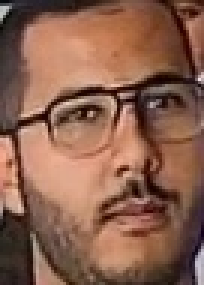
#> input picture forensics/person_db/session_1/face_crops/test_video_face_f000440_f00.jpg, 68 x 95 px (shown 3 times larger)
$ python test_color_extractor.py --crops ../../person_db/session_1/face_crops/test_video_face_f000440_f00.jpg
#> lines starting #> are read from the running program, lines starting #| are printed output that depends on the picture
### forensics/person_creation/nodes/extract_colors.py
from pathlib import Path

from forensics.person_creation.models.color_extractor import (
    COLOR_EXTRACTOR_NAME,
    SIGNAL_TYPE,
    aggregate_color_signals,
    get_color_extractor,
)


# [11 lines left out: function _error_block, not called in this run]


def _extract_for_paths(paths: list[str]) -> tuple[dict, dict]:
    valid_paths = [p for p in paths if p and Path(p).exists()]
    for path in [p for p in paths if p and not Path(p).exists()]:
        print(f"[extract_colors][warn] missing crop skipped: {path}")

    if not valid_paths:
        return _error_block("No valid body crops for color extraction"), {"per_crop": []}

    try:
        per_crop = get_color_extractor().extract_batch(valid_paths)
    except Exception as exc:
        return _error_block(str(exc), valid_paths), {"per_crop": []}

    if not per_crop:
        return _error_block("No color signals produced", valid_paths), {"per_crop": []}

    aggregated = aggregate_color_signals(per_crop)
    return aggregated, {"per_crop": per_crop}


# [61 lines left out: function extract_colors, not called in this run]

### forensics/person_creation/models/color_extractor.py
from collections import defaultdict
from pathlib import Path

import cv2
import numpy as np


COLOR_EXTRACTOR_NAME = "DominantColorExtractor_v1"
SIGNAL_TYPE = "same_day_supporting_appearance"
_REGIONS = {
    "top": (0.18, 0.55),
    "bottom": (0.50, 0.82),
    "shoes": (0.78, 1.00),
}


def rgb_to_basic_color_name(rgb: list[int] | tuple[int, int, int]) -> str:
    r, g, b = [int(v) for v in rgb]
    color = np.uint8([[[r, g, b]]])
    h, s, v = cv2.cvtColor(color, cv2.COLOR_RGB2HSV)[0][0]
    h = int(h) * 2
    s = int(s)
    v = int(v)

    if v < 45:
        return "black"
    if s < 28 and v > 220:
        return "white"
    if s < 35:
        return "gray"
    if 20 <= h < 55 and 45 <= v <= 225 and r > g and g > b:
        return "brown"
    if 35 <= h < 70 and s < 95 and v > 145:
        return "beige"
    if 200 <= h < 250 and v < 95:
        return "navy"
    if h < 15 or h >= 345:
        return "pink" if v > 170 and s < 120 else "red"
    if 15 <= h < 40:
        return "orange"
    if 40 <= h < 70:
        return "yellow"
    if 70 <= h < 165:
        return "green"
    if 165 <= h < 195:
        return "cyan"
    if 195 <= h < 255:
        return "blue"
    if 255 <= h < 310:
        return "purple"
    if 310 <= h < 345:
        return "pink"
    return "unknown"


# [13 lines left out: function _empty_aggregate, not called in this run]


class ColorSignalExtractor:
    """Deterministic same-day clothing color signal extractor.

    Colors complement clothing/ReID for the current day only. They are not a
    biometric identity signal and must not replace the face embedding anchor.
    """

    EXTRACTOR_NAME = COLOR_EXTRACTOR_NAME

    def extract_image(self, path: str) -> dict | None:
        crop_path = Path(path)
        if not crop_path.exists():
            print(f"[ColorSignalExtractor][warn] missing crop skipped: {path}")
            return None

        try:
            image_bgr = cv2.imread(str(crop_path.resolve()))
#> image_bgr is the input picture: shape (95, 68, 3); mean B, G, R 77.9, 96.5, 138.4
        except Exception as exc:
            print(f"[ColorSignalExtractor][warn] failed to read {path}: {exc}")
            return None
        if image_bgr is None or image_bgr.size == 0:
            print(f"[ColorSignalExtractor][warn] unreadable crop skipped: {path}")
            return None

        image_rgb = cv2.cvtColor(image_bgr, cv2.COLOR_BGR2RGB)
        result = {"crop": path}
        for region_name, (y0, y1) in _REGIONS.items():
            result[region_name] = self._extract_region(image_rgb, y0, y1)
#> this loop made 3 passes
#> pass 1, in _extract_region, `region = image_rgb[y_start:y_end, x_start:x_end]`:
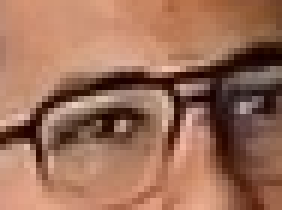
#> region: shape (35, 47, 3) (shown 6 times larger); mean R, G, B 157.5, 110.8, 88.9
#> pass 2, in _extract_region (call 2), `region = image_rgb[y_start:y_end, x_start:x_end]`:
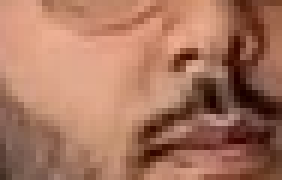
#> region: shape (30, 47, 3) (shown 6 times larger); mean R, G, B 168, 116.9, 94.9
#> pass 3, in _extract_region (call 3), `region = image_rgb[y_start:y_end, x_start:x_end]`:
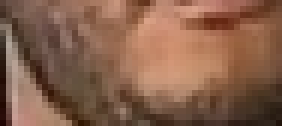
#> region: shape (21, 47, 3) (shown 6 times larger); mean R, G, B 134.7, 96.2, 75.2
#> after the loop, result = 4 items
        return result

    def extract_batch(self, paths: list[str]) -> list[dict]:
        per_crop = []
        for path in paths:
            extracted = self.extract_image(path)
#> extracted = 4 items
#> in _extract_for_paths, `per_crop = get_color_extractor().extract_batch(valid_paths)`: per_crop = 1 item
            if extracted:
                per_crop.append(extracted)
        return per_crop

    def _extract_region(self, image_rgb: np.ndarray, y0: float, y1: float) -> dict:
        h, w = image_rgb.shape[:2]
        x_start = int(0.15 * w)
        x_end = max(x_start + 1, int(0.85 * w))
        y_start = int(y0 * h)
        y_end = max(y_start + 1, int(y1 * h))
        region = image_rgb[y_start:y_end, x_start:x_end]
        pixels = region.reshape(-1, 3)
        palette = self._palette(pixels)
        return {
            "dominant": palette[0] if palette else None,
            "palette": palette,
        }

    def _palette(self, pixels: np.ndarray, k: int = 3) -> list[dict]:
        if pixels.size == 0:
            return []

        samples = pixels.astype(np.float32)
        if len(samples) > 12000:
            step = max(1, len(samples) // 12000)
            samples = samples[::step]

        cluster_count = min(k, len(samples))
        if cluster_count <= 0:
            return []
        if cluster_count == 1:
            centers = samples[:1]
            labels = np.zeros((len(samples),), dtype=np.int32)
        else:
            cv2.setRNGSeed(7)
            criteria = (cv2.TERM_CRITERIA_EPS + cv2.TERM_CRITERIA_MAX_ITER, 30, 1.0)
            _compactness, labels, centers = cv2.kmeans(
                samples,
                cluster_count,
                None,
                criteria,
                3,
                cv2.KMEANS_PP_CENTERS,
            )
            labels = labels.reshape(-1)

        counts = np.bincount(labels, minlength=cluster_count)
        order = np.argsort(counts)[::-1]
        total = max(float(counts.sum()), 1.0)
        palette = []
        for idx in order:
            rgb = np.clip(np.rint(centers[idx]), 0, 255).astype(int).tolist()
            palette.append({
                "name": rgb_to_basic_color_name(rgb),
                "rgb": rgb,
                "coverage": round(float(counts[idx]) / total, 4),
            })
        return palette


def aggregate_color_signals(per_crop_colors: list[dict]) -> dict:
    source_crops = [item["crop"] for item in per_crop_colors if item.get("crop")]
#> source_crops = 1 item
    if not per_crop_colors:
        return _empty_aggregate(source_crops, "No valid body crops for color extraction")

    result = {
        "extractor": COLOR_EXTRACTOR_NAME,
        "source_crops": source_crops,
        "per_crop_count": len(per_crop_colors),
        "signal_type": SIGNAL_TYPE,
    }

    for region in _REGIONS:
        scores: dict[str, float] = defaultdict(float)
        votes: dict[str, int] = defaultdict(int)
        rgb_weighted: dict[str, list[np.ndarray]] = defaultdict(list)
        for crop in per_crop_colors:
            dominant = (crop.get(region) or {}).get("dominant")
            if not dominant:
                continue
            name = dominant.get("name", "unknown")
            coverage = float(dominant.get("coverage") or 0.0)
            scores[name] += coverage
            votes[name] += 1
            rgb_weighted[name].append(np.asarray(dominant.get("rgb") or [0, 0, 0], dtype=np.float32) * coverage)

        if not scores:
            result[region] = None
            continue

        winner = max(scores, key=scores.get)
        total_score = max(sum(scores.values()), 1e-8)
        winner_score = scores[winner]
        rgb_total = np.sum(rgb_weighted[winner], axis=0)
        rgb_mean = np.clip(np.rint(rgb_total / max(winner_score, 1e-8)), 0, 255).astype(int).tolist()
        result[region] = {
            "dominant": winner,
            "confidence": round(float(winner_score / total_score), 4),
            "rgb_mean": rgb_mean,
            "votes": {name: votes[name] for name in sorted(votes)},
        }
#> after the loop, result = 7 items

    return result


_instance = ColorSignalExtractor()


def get_color_extractor() -> ColorSignalExtractor:
    return _instance

### forensics/person_creation/tools/test_color_extractor.py
import argparse

from forensics.person_creation.models.color_extractor import COLOR_EXTRACTOR_NAME
from forensics.person_creation.nodes.extract_colors import _extract_for_paths


def _line(label: str, block: dict | None) -> str:
    if not block:
        return f"{label}: unknown"
    return (
        f"{label}: {block.get('dominant')}, "
        f"confidence={block.get('confidence')}, rgb_mean={block.get('rgb_mean')}"
    )


def main() -> int:
    parser = argparse.ArgumentParser(description="Validate deterministic body-crop color signals.")
    parser.add_argument("--crops", nargs="+", required=True, help="Body crop image paths")
    args = parser.parse_args()

    signals, debug = _extract_for_paths(args.crops)
#> signals = 7 items; debug = 1 item
    per_crop = debug.get("per_crop") or []
#> per_crop = 1 item

    print(f"Extractor: {COLOR_EXTRACTOR_NAME}")
    print(f"Valid crops: {len(signals.get('source_crops') or [])}")
#| Valid crops: 1
    print("")
    for item in per_crop:
        top = ((item.get("top") or {}).get("dominant") or {}).get("name")
        bottom = ((item.get("bottom") or {}).get("dominant") or {}).get("name")
        shoes = ((item.get("shoes") or {}).get("dominant") or {}).get("name")
        print(f"{item.get('crop')}: top={top} bottom={bottom} shoes={shoes}")
#> this loop made 1 pass
#> (top, bottom, shoes) on pass 1: ('brown', 'orange', 'brown')
#| ../../person_db/session_1/face_crops/test_video_face_f000440_f00.jpg: top=brown bottom=orange shoes=brown

    print("")
    print("Aggregated:")
    print(_line("Top", signals.get("top")))
#| Top: brown, confidence=1.0, rgb_mean=[198, 145, 118]
    print(_line("Bottom", signals.get("bottom")))
#| Bottom: orange, confidence=1.0, rgb_mean=[209, 152, 126]
    print(_line("Shoes", signals.get("shoes")))
#| Shoes: brown, confidence=1.0, rgb_mean=[128, 91, 70]
    if signals.get("error"):
        print(f"Error: {signals['error']}")
        return 1
    return 0


if __name__ == "__main__":
    raise SystemExit(main())
#> (the program exits here)

$ run again, on forensics/person_db/session_1/face_crops/test_video_face_f000480_f00.jpg
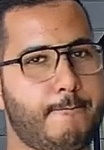
#> input picture forensics/person_db/session_1/face_crops/test_video_face_f000480_f00.jpg, 104 x 150 px
#> in extract_image, image_bgr is the input picture: shape (150, 104, 3); mean B, G, R 95, 111.1, 148
#> the loop in extract_image, `for region_name, (y0, y1) in _REGIONS.items():` made 3 passes
#> pass 1, in _extract_region, `region = image_rgb[y_start:y_end, x_start:x_end]`:
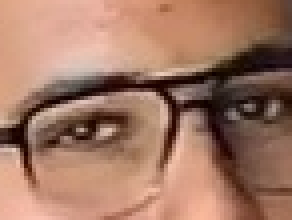
#> region: shape (55, 73, 3) (shown 4 times larger); mean R, G, B 161.7, 119.6, 100.2
#> pass 3, in _extract_region (call 3), `region = image_rgb[y_start:y_end, x_start:x_end]`:
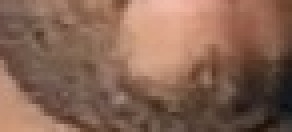
#> region: shape (33, 73, 3) (shown 4 times larger); mean R, G, B 134.7, 100.5, 83.4
#> after the loop in extract_image, `for region_name, (y0, y1) in _REGIONS.items():`: result = 4 items
#> in _extract_for_paths, `per_crop = get_color_extractor().extract_batch(valid_paths)`: per_crop = 1 item
#> after the loop in aggregate_color_signals, `for region in _REGIONS:`: result = 7 items
#> debug = 1 item
#| Valid crops: 1
#> the loop in main, `for item in per_crop:` made 1 pass
#> (top, bottom, shoes) on pass 1: ('orange', 'orange', 'brown')
#> (printed output is left out)
#| Top: orange, confidence=1.0, rgb_mean=[209, 159, 136]
#| Bottom: orange, confidence=1.0, rgb_mean=[224, 170, 150]
#| Shoes: brown, confidence=1.0, rgb_mean=[132, 98, 81]

$ run again, on forensics/person_db/session_1/face_crops/test_video_face_f000490_f01.jpg
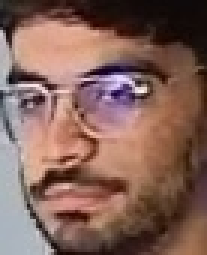
#> input picture forensics/person_db/session_1/face_crops/test_video_face_f000490_f01.jpg, 69 x 85 px (shown 3 times larger)
#> in extract_image, image_bgr is the input picture: shape (85, 69, 3); mean B, G, R 89, 98.6, 131.4
#> the loop in extract_image, `for region_name, (y0, y1) in _REGIONS.items():` made 3 passes
#> pass 1, in _extract_region, `region = image_rgb[y_start:y_end, x_start:x_end]`:
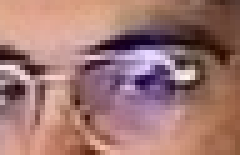
#> region: shape (31, 48, 3) (shown 5 times larger); mean R, G, B 160.3, 119, 114.7
#> pass 2, in _extract_region (call 2), `region = image_rgb[y_start:y_end, x_start:x_end]`:
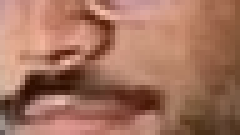
#> region: shape (27, 48, 3) (shown 5 times larger); mean R, G, B 163.3, 113.6, 93.6
#> after the loop in extract_image, `for region_name, (y0, y1) in _REGIONS.items():`: result = 4 items
#> in _extract_for_paths, `per_crop = get_color_extractor().extract_batch(valid_paths)`: per_crop = 1 item
#> after the loop in aggregate_color_signals, `for region in _REGIONS:`: result = 7 items
#> debug = 1 item
#| Valid crops: 1
#> the loop in main, `for item in per_crop:` made 1 pass
#> (top, bottom, shoes) on pass 1: ('pink', 'orange', 'orange')
#> (printed output is left out)
#| Top: pink, confidence=1.0, rgb_mean=[206, 160, 154]
#| Bottom: orange, confidence=1.0, rgb_mean=[203, 148, 129]
#| Shoes: orange, confidence=1.0, rgb_mean=[111, 80, 66]

$ run again, on forensics/person_db/session_1/face_crops/test_video_face_f000510_f02.jpg
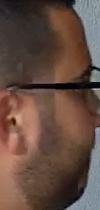
#> input picture forensics/person_db/session_1/face_crops/test_video_face_f000510_f02.jpg, 100 x 210 px
#> in extract_image, image_bgr is the input picture: shape (210, 100, 3); mean B, G, R 65.9, 76.2, 99.7
#> the loop in extract_image, `for region_name, (y0, y1) in _REGIONS.items():` made 3 passes
#> pass 1, in _extract_region, `region = image_rgb[y_start:y_end, x_start:x_end]`:
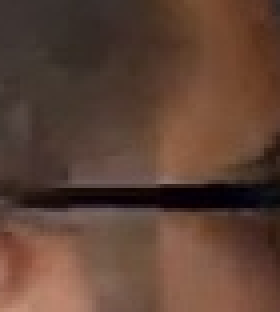
#> region: shape (78, 70, 3) (shown 4 times larger); mean R, G, B 94.2, 66.6, 53.6
#> pass 3, in _extract_region (call 3), `region = image_rgb[y_start:y_end, x_start:x_end]`:
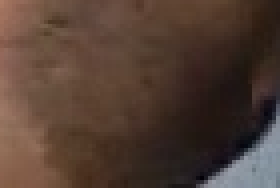
#> region: shape (47, 70, 3) (shown 4 times larger); mean R, G, B 82.6, 62.3, 51.9
#> after the loop in extract_image, `for region_name, (y0, y1) in _REGIONS.items():`: result = 4 items
#> in _extract_for_paths, `per_crop = get_color_extractor().extract_batch(valid_paths)`: per_crop = 1 item
#> after the loop in aggregate_color_signals, `for region in _REGIONS:`: result = 7 items
#> debug = 1 item
#| Valid crops: 1
#> the loop in main, `for item in per_crop:` made 1 pass
#> (top, bottom, shoes) on pass 1: ('brown', 'brown', 'brown')
#> (printed output is left out)
#| Top: brown, confidence=1.0, rgb_mean=[75, 54, 44]
#| Bottom: brown, confidence=1.0, rgb_mean=[95, 68, 54]
#| Shoes: brown, confidence=1.0, rgb_mean=[95, 70, 54]
